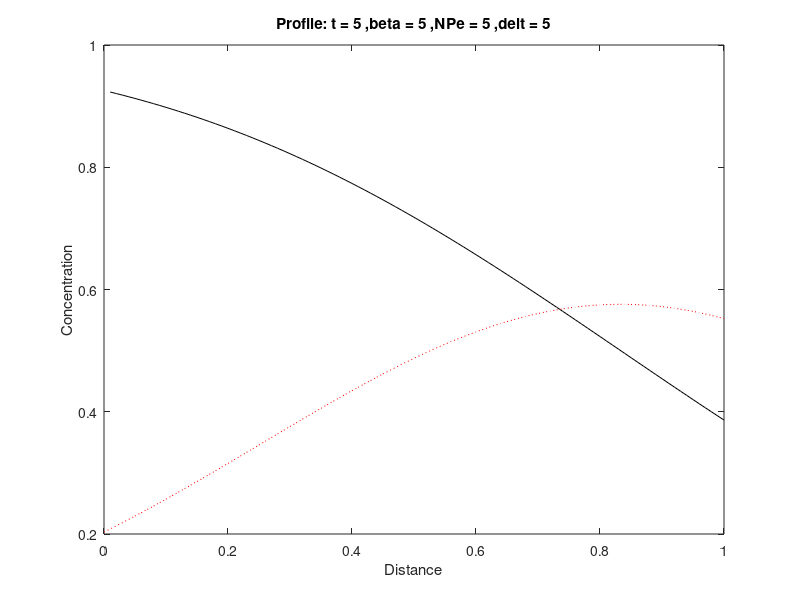
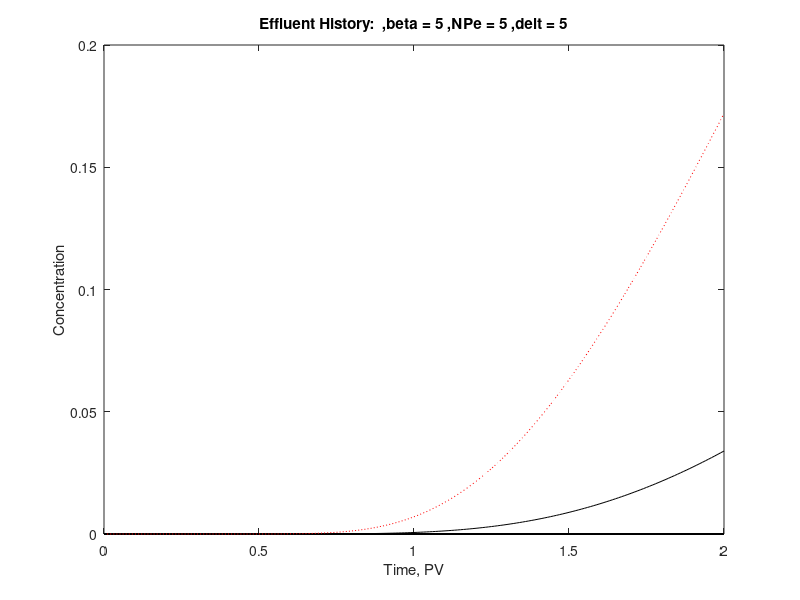

Recreate these plots in MATLAB, in order.
%   Convective, Dispersion, and Adsorption
%   Linear adsorption isotherm is assumed, i.e., Henry's law
%   Approximate, error function solution is assumed
%   Gaussian distribution is assumed for very small slug, i.e., pulse
%   i.e., B.C. at x=0 is only approximate
%   Initial concentration is zero
%   Injected concentration is unity for a time, delt
%   x:  dimsnaionless distance; 0 <= x <= 1
%   t:  dimsnsionless time, PV throughput; t>0
%   C:  Error function solution
%   Capprox:    Approximate solution for pulse
%
%   beta:   retardation parameter
%   NPe:    Peclet number
%   delt:   dimensionless slug size, PV
%   tprof:  time for profile
%   tstop:  time to stop calculations

    clear all
    x=(0:0.01:1);
    tstop=2;
    t=(0:0.01:tstop);
    beta=input('beta = ');
    NPe=input('NPe = ');
    delt=input('delt = ');
    tprof=input('tprof = ');
    if tprof<delt 
        'tprof must be > delt'
        quit
    end
    
%   Profile at t = tprof
    figure(1)
    clf reset
    eta=(x(:)-(tprof)/(1+beta))./ ... 
        (2*sqrt((tprof)/(NPe*(1+beta))));
    etadel=(x(:)-(tprof-delt)/(1+beta))./ ... 
        (2*sqrt((tprof-delt)/(NPe*(1+beta))));
    C=-0.5.*(erf(eta)-erf(etadel));
    plot(x,C,'-k')
    title(['Profile: t = ' num2str(tprof) ' ,beta = ' num2str(beta) ...
        ' ,NPe = ' num2str(NPe) ' ,delt = ' num2str(delt)])
    xlabel('Distance')
    ylabel('Concentration')
    hold on
%   Approximate solution  
    Capprox=(delt*sqrt(NPe/(1+beta)))/(2*sqrt(pi*tprof)) ...
        .*exp(-eta(:).^2);
    plot(x,Capprox,':r')
    
%   Effluent history
    clear eta etadel C Capprox
    figure(2)
    clf reset
    eta=(1-(t(:))./(1+beta))./ ... 
        (2.*sqrt((t(:))./(NPe*(1+beta))));
    etadel=(1-(t(:)-delt)./(1+beta))./ ... 
        (2.*sqrt((t(:)-delt)./(NPe*(1+beta))));
    C=zeros(length(eta));
    Capprox=C;
    for n=1:length(eta)
        if t(n)<delt
            C(n)=0.5*(1-erf(eta(n)));
        else
            C(n)=-0.5*(erf(eta(n))-erf(etadel(n)));
        end
    end
%   Approximate solution  
    Capprox=(delt*sqrt(NPe/(1+beta)))./(2.*sqrt(pi.*t(:))) ...
        .*exp(-eta(:).^2);
    plot(t,C,'-k',t,Capprox,':r')
    title(['Effluent History:  ,beta = ' num2str(beta) ...
        ' ,NPe = ' num2str(NPe) ' ,delt = ' num2str(delt)])
    xlabel('Time, PV')
    ylabel('Concentration')

    